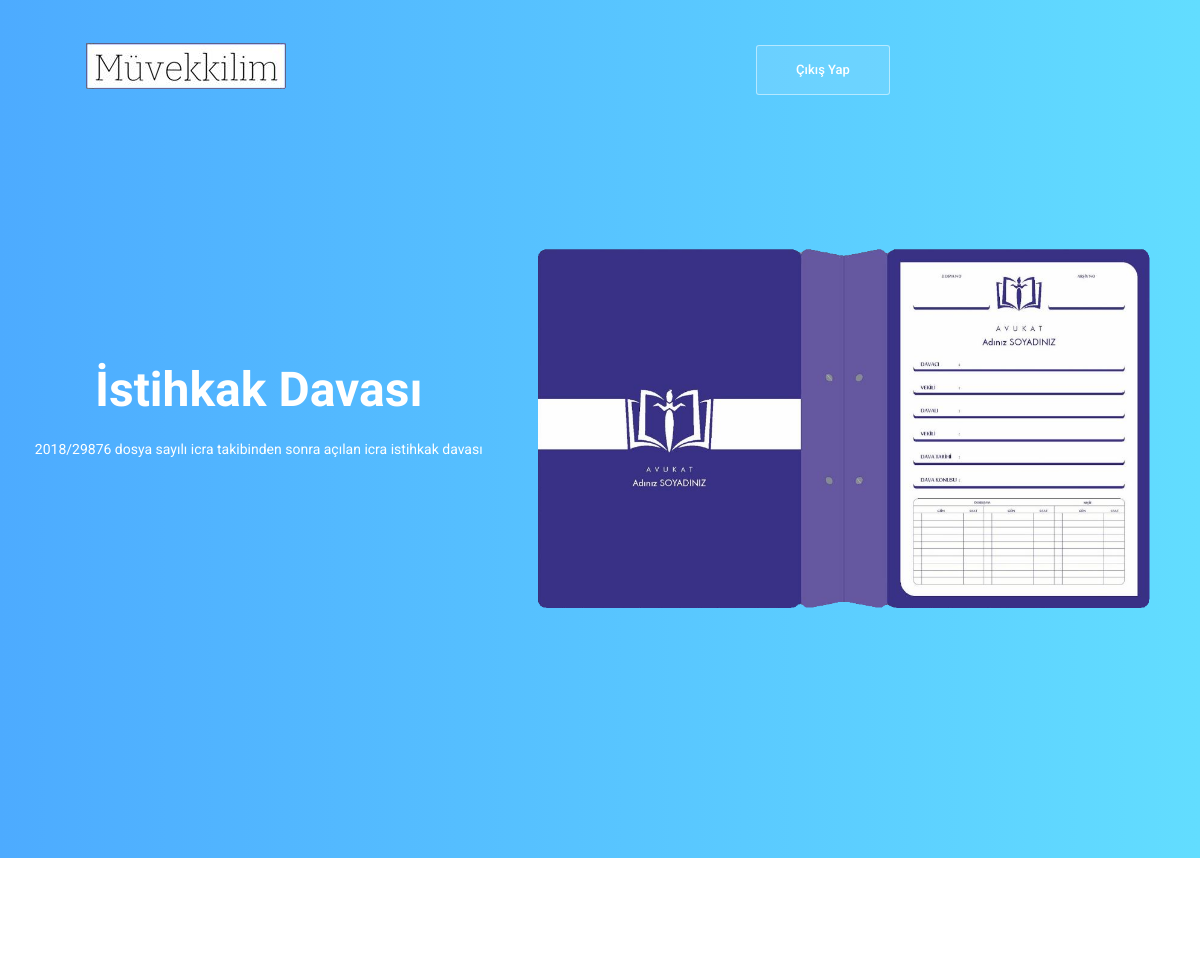
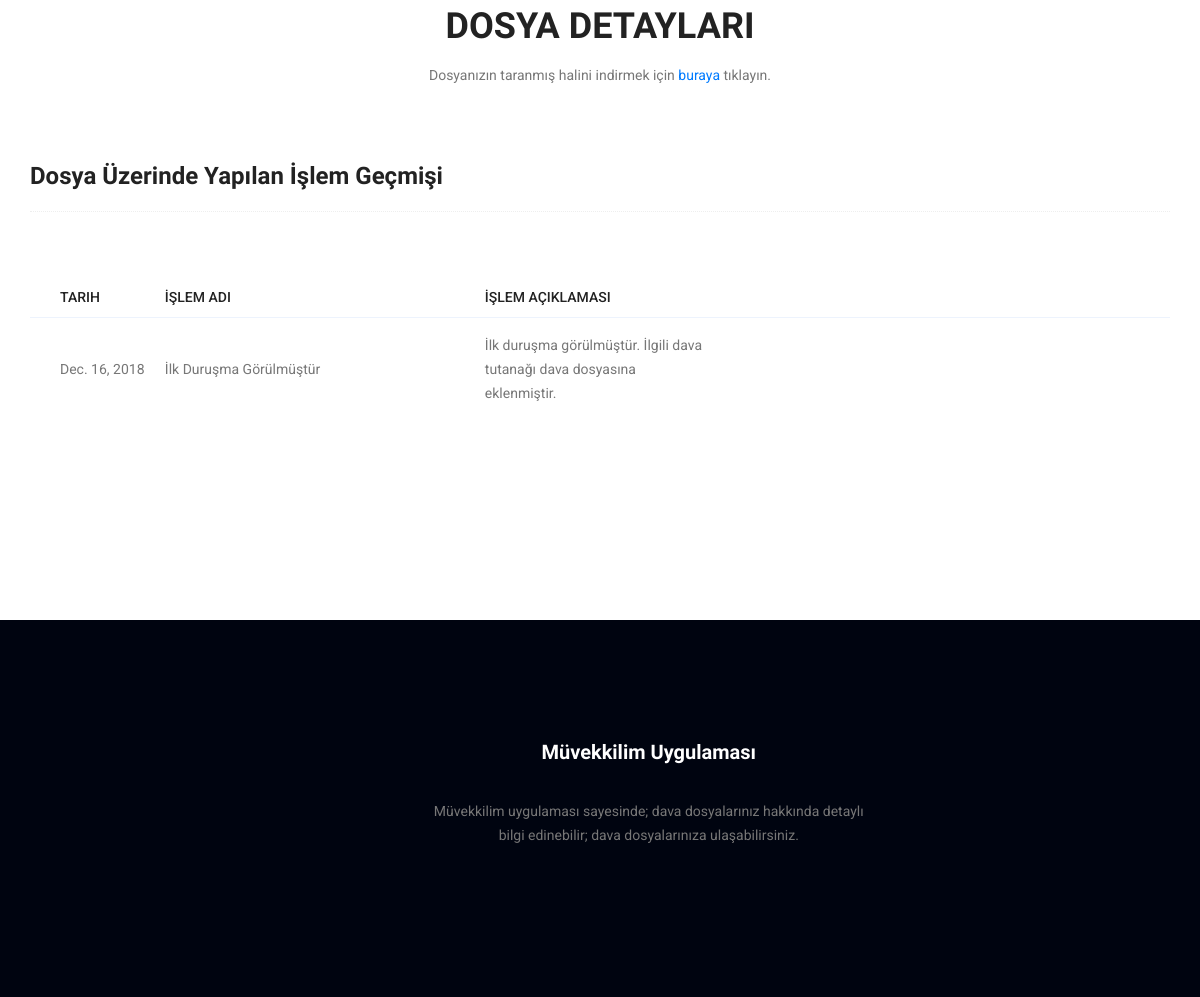
Page /davadetay/3/ (signed in) on the committed database (2 pictures, top to bottom).
### muvekkil/models.py (models this page shows, shortened)
class Dava(models.Model):
    dava_title = models.CharField(('Dava Adı'), max_length=150)
    dava_description = models.TextField(('Dava Açıklaması'))
    dava_link = models.CharField(('Dava Dosyalarının Olduğu Link'), max_length=300)  ## Burada dava dosyamızın indirme linkini vereceğiz.
    dava_start = models.DateField(auto_now_add=True, blank=True)
    user = models.ManyToManyField(User)
    class Meta:
        ordering= ('-dava_start',)
        verbose_name = ('dava')
        verbose_name_plural = ('davalar')

class Surec(models.Model):
    surec_title = models.CharField(('Süreç Başlığı'), max_length=150)
    surec_description = models.TextField(('Süreç Açıklaması'))
    surec_date = models.DateField(('Süreç Zamanı'))  ## Surecimizin ne zaman oldugunu göstererek süreç sıralamasını sayfada surec_date'e göre yapacağız.
    dava = models.ForeignKey(Dava, on_delete=models.CASCADE)
    class Meta:
        ordering = ('-surec_date',)
        verbose_name = ('Dava Süreci')
        verbose_name_plural = ('Dava Süreçleri')

### muvekkil/views.py (the view)
# urls.py: path('davadetay/<int:id>/', davadetay, name="davadetay"),
def davadetay(request, id):
    if request.user.is_authenticated:
        user = request.user
        davalar = user.dava_set.all()
        dava_ids = []
        for dava in davalar:
            dava_ids.append(dava.id)
        if id in dava_ids:
            davaGetir = Dava.objects.get(id=id)
            surecGetir = davaGetir.surec_set.all()
            context = {'dava' : davaGetir,
                       'surecler' : surecGetir}
            return render(request, 'muvekkil/davadetay.html', context)
        else:
            return redirect('/')
    else:
        return redirect('login')

### muvekkil/templates/muvekkil/davadetay.html (shortened to what this page needs)
{% if user.is_authenticated %}
{% load static %}
<!doctype html>
<html lang="en">
    <head>
        <link rel="stylesheet" href="{% static 'muvekkil/css/bootstrap.css' %}">
        <link rel="stylesheet" href="{% static  'muvekkil/vendors/linericon/style.css' %}">
        <link rel="stylesheet" href="{% static 'muvekkil/css/font-awesome.min.css' %} ">
        <link rel="stylesheet" href="{% static 'muvekkil/vendors/owl-carousel/owl.carousel.min.css' %}">
        <link rel="stylesheet" href="{% static 'muvekkil/lightbox/simpleLightbox.css' %}">
        <link rel="stylesheet" href="{% static 'muvekkil/vendors/nice-select/css/nice-select.css'%} ">
        <link rel="stylesheet" href="{% static 'muvekkil/vendors/animate-css/animate.css' %}">
        <link rel="stylesheet" href="{% static 'muvekkil/vendors/flaticon/flaticon.css' %}">
        <link rel="stylesheet" href="{% static 'muvekkil/css/style.css' %}">
        <link rel="stylesheet" href="{% static 'muvekkil/css/responsive.css' %}">
    </head>
    <body>
        <header class="header_area">
            <div class="main_menu">
            	<nav class="navbar navbar-expand-lg navbar-light">
					<div class="container box_1620">
						<a class="navbar-brand logo_h" href="/"><img src="{% static 'muvekkil/img/logo.png' %}" alt=""></a>
						<div class="collapse navbar-collapse offset" id="navbarSupportedContent">
                        <ul style="margin-top: 17px; margin-left: 380px" class="nav navbar-nav navbar-right">
                            <li class="nav-item"><a href="{% url 'logout' %}" class="tickets_btn">Çıkış Yap</a></li>
                        </ul>
						</div>
					</div>
            	</nav>
            </div>
        </header>
        <section class="home_banner_area">
            <div class="banner_inner">
				<div class="container">
					<div class="row">
						<div class="col-lg-5">
							<div class="banner_content">
								<h2 class="text-center">{{ dava.dava_title }} <br /></h2>
								<p class="text-center">{{ dava.dava_description }}</p>
							</div>
						</div>
						<div class="col-lg-7">
							<div class="home_left_img">
								<img class="img-fluid" src="{% static 'muvekkil/img/banner/banner.png' %}" alt="">
							</div>
						</div>
					</div>
				</div>
            </div>
        </section>
        <section class="work_area p_120">
        	<div class="container">
        		<div class="main_title">
        			<h2>Dosya Detayları</h2>
                    <p>Dosyanızın taranmış halini indirmek için <a href="{{ dava.dava_link }}">buraya </a> tıklayın.</p>
        		</div>
                    <h3 class="mb-20 title_color">Dosya Üzerinde Yapılan İşlem Geçmişi {{ id }}</h3>
                    <div class="section-top-border">
						<div class="progress-table-wrap">
							<div class="progress-table">
								<div class="table-head">
									<div class="serial">Tarih</div>
									<div class="country">İşlem Adı</div>
									<div class="visit">İşlem Açıklaması</div>
								</div>
                                {% for surec in surecler %}
								<div class="table-row">
									<div class="serial">{{ surec.surec_date }}</div>
                                    <div class="country">{{ surec.surec_title }}</div>
									<div class="visit">{{ surec.surec_description }}</div>
								</div>
                                {% endfor %}
							</div>
						</div>
					</div>
        		</div>
        </section>
        <footer class="footer_area p_120">
        	<div class="container">
        		<div class="row footer_inner">
        			<div class="col-lg-4 col-sm-6">
        			</div>
        			<div class="col-lg-5 col-sm-6">
        				<aside class="f_widget ab_widget">
        					<div class="f_title">
        						<h3 class="text-center">Müvekkilim Uygulaması</h3>
        					</div>
        					<p class="text-center">Müvekkilim uygulaması sayesinde; dava dosyalarınız hakkında detaylı bilgi edinebilir; dava dosyalarınıza ulaşabilirsiniz.</p>
        				</aside>
        			</div>
        		</div>
        	</div>
        </footer>
    </body>
</html>
{% else %}
{% load static %}
{% endif %}

### muvekkil/static/muvekkil/css/style.css (style rules this page uses)
a { text-decoration: none; transition: all 0.3s ease-in-out; }
body { line-height: 24px; font-size: 14px; font-family: "Roboto", sans-serif; font-weight: normal; color: #777777; }
h1, h2, h3, h4, h5, h6 { font-family: "Heebo", sans-serif; font-weight: bold; }
.p_120 { padding-top: 120px; padding-bottom: 120px; }
@media (min-width: 1200px) { .container { max-width: 1170px; } }
.main_title { text-align: center; margin-bottom: 75px; }
.main_title h2 { font-family: "Heebo", sans-serif; font-size: 36px; color: #222222; font-weight: bold; margin-bottom: 15px; text-transform: uppercase; }
.main_title p { font-size: 14px; font-family: "Roboto", sans-serif; line-height: 24px; color: #777777; margin-bottom: 0px; max-width: 570px; margin: auto; }
.header_area { position: absolute; width: 100%; top: 0; left: 0; z-index: 99; transition: background 0.4s, all 0.3s linear; }
.header_area .navbar-brand { margin-right: 30px; }
.header_area .navbar { background: transparent; padding: 0px; border: 0px; border-radius: 0px; width: 100%; }
.header_area .navbar .nav .nav-item { margin-right: 45px; }
.header_area .navbar .nav .nav-item:last-child { margin-right: 0px; }
.home_banner_area { z-index: 1; background-image: -moz-linear-gradient(0deg, #4dabff 0%, #62ddff 100%); background-image: -webkit-linear-gradient(0deg, #4dabff 0%, #62ddff 100%); background-image: -ms-linear-gradient(0deg, #4dabff 0%, #62ddff 100%); }
.home_banner_area .banner_inner { width: 100%; }
.home_banner_area .banner_inner .home_left_img { padding-top: 230px; padding-bottom: 230px; }
.home_banner_area .banner_inner .col-lg-5 { vertical-align: middle; align-self: center; }
.home_banner_area .banner_inner .banner_content { text-align: left; color: #fff; }
.home_banner_area .banner_inner .banner_content h2 { margin-top: 0px; font-size: 48px; font-weight: bold; font-family: "Heebo", sans-serif; line-height: 54px; margin-bottom: 20px; }
.home_banner_area .banner_inner .banner_content p { color: #fff; font-family: "Roboto", sans-serif; margin-bottom: 35px; }
.mb-20 { margin-bottom: 20px; }
.title_color { color: #222222; }
.section-top-border { padding: 50px 0; border-top: 1px dotted #eee; }
h2 { font-size: 30px; }
h3 { font-size: 24px; }
.progress-table { background: #fff; padding: 15px 0px 30px 0px; min-width: 800px; }
.progress-table .serial { width: 11.83%; padding-left: 30px; }
.progress-table .country { width: 28.07%; }
.progress-table .visit { width: 19.74%; }
.progress-table .table-head { display: flex; }
.progress-table .table-head .serial, .progress-table .table-head .country, .progress-table .table-head .visit, .progress-table .table-head .percentage { color: #222222; line-height: 40px; text-transform: uppercase; font-weight: 500; }
.progress-table .table-row { padding: 15px 0; border-top: 1px solid #edf3fd; display: flex; }
.progress-table .table-row .serial, .progress-table .table-row .country, .progress-table .table-row .visit, .progress-table .table-row .percentage { display: flex; align-items: center; }
.tickets_btn { display: inline-block; background: rgba(255, 255, 255, 0.1); color: #fff; font-family: "Roboto", sans-serif; width: 134px; font-size: 13px; font-weight: 500; border: 1px solid rgba(255, 255, 255, 0.5); line-height: 48px; border-radius: 3px; outline: none !important; box-shadow: none !important; text-align: center; cursor: pointer; transition: all 300ms linear 0s; }
.footer_area { background: #000410; }
.f_title { margin-bottom: 35px; }
.f_title h3 { color: #fff; font-size: 20px; font-weight: bold; font-family: "Heebo", sans-serif; margin-bottom: 0px; }
.ab_widget p { font-size: 14px; line-height: 24px; font-family: "Roboto", sans-serif; color: #777777; margin-bottom: 30px; }

### rows in the picture
Dava: dava_title "İstihkak Davası", dava_description "2018/29876 dosya sayılı icra takibinden sonra açılan icra istihkak davası"
Surec: surec_date "Dec. 16, 2018", surec_title "İlk Duruşma Görülmüştür", surec_description "İlk duruşma görülmüştür. İlgili dava tutanağı dava dosyasına eklenmiştir."
